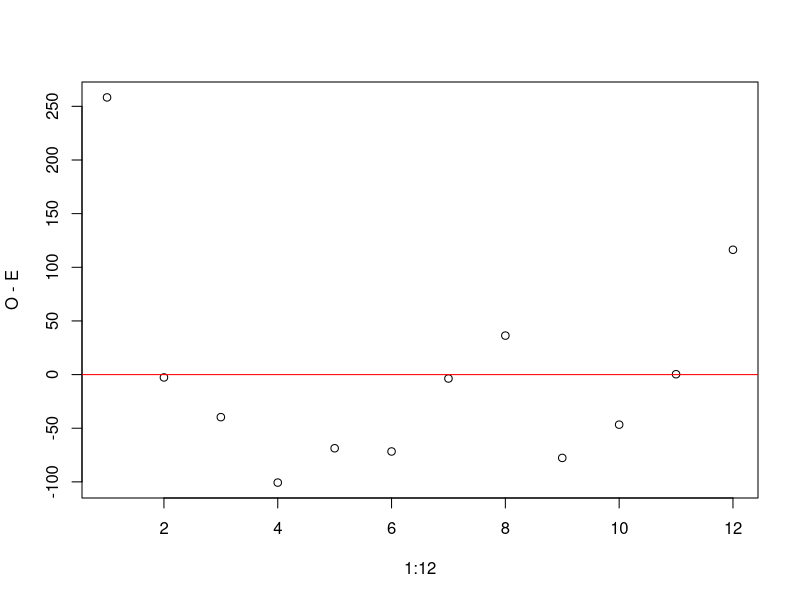
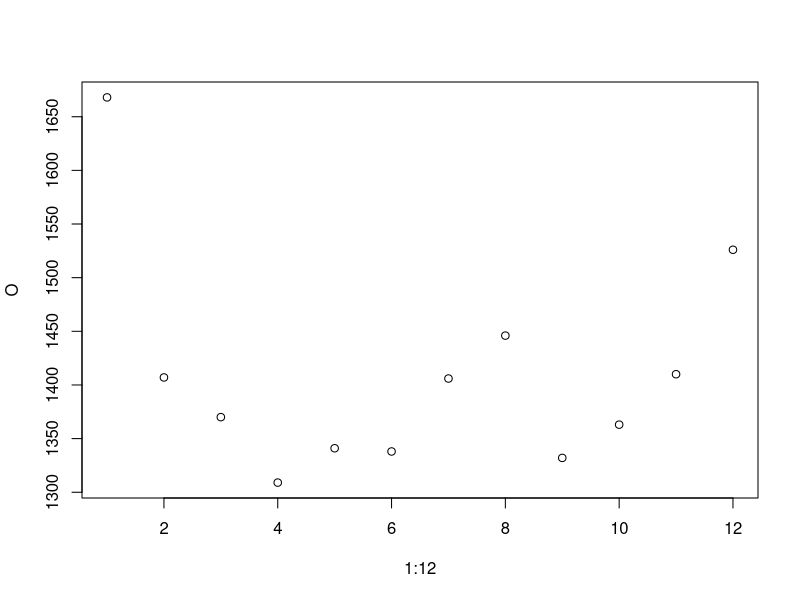

Write the R code that produced these figures, in order. (Note: this script raises an error after producing the figures.)
### 9.33

###              |  pre | post
### deaths in CA |  922 | 997
### deaths in AS |  418 | 434

### check out deaths in CA for significance
p.theta <- c(0.5,0.5)
O <- c(922,997)
n <- sum(O)
E <- n*p.theta

GLRT <- 2*sum(O*log(O/E)) # 2.932
X.squared <- sum((O-E)^2/E) # 2.931

df <- 1-0
pchisq(q=GLRT,df=df,lower.tail=F) # 0.0868

### check out deaths in Asian for significance

O2 <- c(418,434)
n2 <- sum(O2)
E2 <- n2*p.theta
GLRT2 <- 2*sum(O2*log(O2/E2)) # 0.30
X.squared2 <- sum((O2-E2)^2/E2) # 0.30

df <- 1-0
pchisq(q=GLRT2,df=df,lower.tail=F) # 0.5835

#####################
### 9.37

### load in number of deaths per month
O <- c(1668,1407,1370,1309,1341,1338,1406,1446,1332,1363,1410,1526)

### assume that each month is equally likely:
p.0 <- rep(x=1/12,times=12)

n <- sum(O) # 16,916
E <- n*p.0 # ~ 1411 / mo.

GLRT <- 2*sum(O*log(O/E)) # 76.50
X.squared <- sum((O-E)^2/E) # 79.01

df <- length(O)-1 # no free parameters in p(\theta)

# p-value of GLRT 
pchisq(q=GLRT,df=df,lower.tail=F) # 6.98e-12 (basically 0)

# p-value of X.squared
pchisq(q=X.squared,df=df,lower.tail=F) # 2.29e-12 (basically 0)

### essentially, you'd be lead to believe the null isn't right...
### check out (O-E):
plot(1:12,O-E)
abline(a=0,b=0,col='red')
### greatest deviations from model happens in December and January, but also in April and May (rainy months)... So model isn't really taking seasons into account (obviously).

### check out data, graphically
plot(1:12,O)

######################
### build helper function
######################

calcGLRT.and.X2 <- function(O,p.0,df=NULL) {
  ### assuming null hypothesis completely specifices p.0
  n <- sum(O)
  E <- n*p.0
  GLRT <- 2*sum(O*log(O/E))
  X2 <- sum((O-E)^2/E)
  df <- if (is.null(df)) {
        length(O)-1
        } else {
          df
        }
  p.value1 <- pchisq(q=GLRT,df=df,lower.tail=F)
  p.value2 <- pchisq(q=X2,df=df,lower.tail=F)
  return(list(GLRT=GLRT,GLRT.p.value=p.value1, X.squared=X2, X2.p.value=p.value2) )
}


#####################
### 9.43.a

O <- c(9207,8743)
p.0 <- c(0.5,0.5)
calcGLRT.and.X2(O,p.0)
# GLRT and X.squared are ~ 11.99 with p-values ~ 0.0005
# so we'd most likely reject the null-hypothesis.

### 9.43.b

O <- c(100,524,1080,1126,655,105)
### if all coins were fair 
p.0 <- dbinom(x=0:5,size=5,prob=0.5)
calcGLRT.and.X2(O,p.0)
# GLRT ~ 20.89, X.squared ~ 21.57 => reject

### 9.43.c


### using GLRT
df <- 1
p.hat <- x/N
GLRT.stat <-  -2*N*sum(p.hat*log(p.0/p.hat)) # 90.44

### check out Pearson's chi-squared stat
X.squared <- sum((x-N*p.0)^2/(N*p.0)) # 90.37

### check prob that we experience a more extreme
### statistic than GLRT.stat
pchisq(q=GLRT.stat,df=df,lower.tail=F) # 1.9e-21